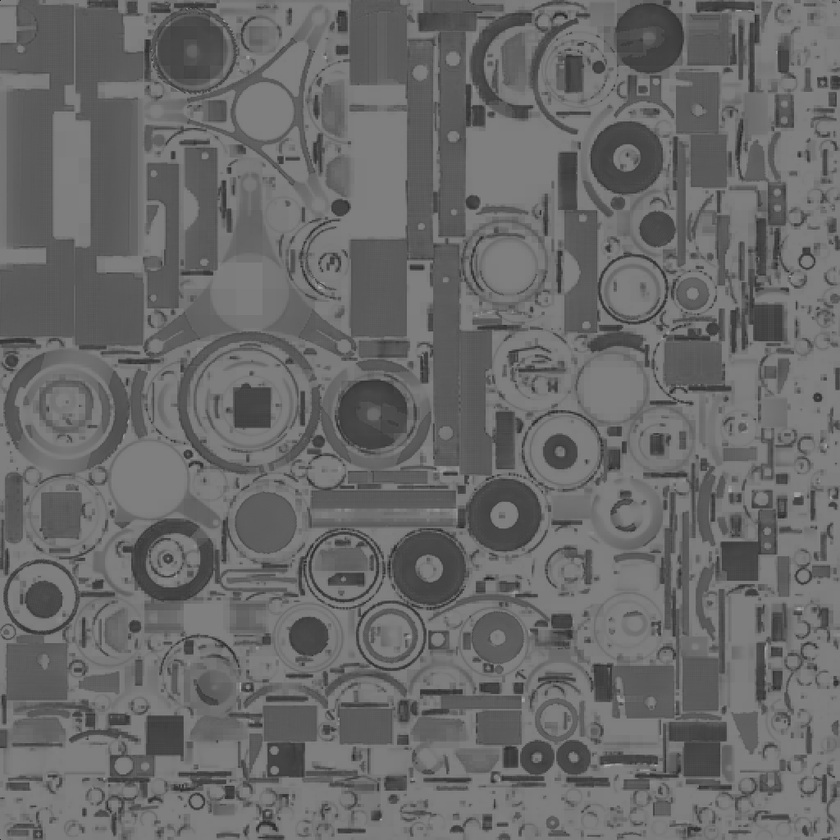
#> input picture telescope/roughness.png, 840 x 840 px, shrunk from 1024 x 1024 before the run
$ python merge_pbr.py
#> lines starting #> are read from the running program, lines starting #| are printed output that depends on the picture
import os
from PIL import Image

mesh_path = './telescope'

roughness_path = os.path.join(mesh_path, 'roughness.png')
metallic_path = os.path.join(mesh_path, 'metallic.png')

roughness = Image.open(roughness_path).convert('L')
#> roughness is the input picture: PIL image 840x840 L; min 27, max 182, mean 104.9
metallic = Image.open(metallic_path).convert('L')
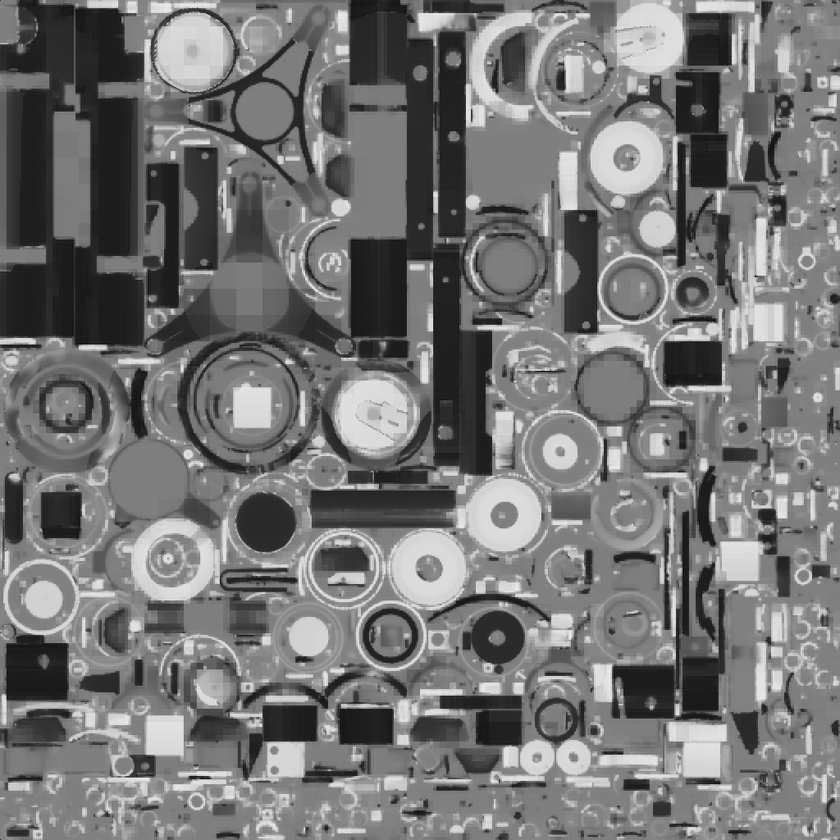
#> input picture telescope/metallic.png, 840 x 840 px, shrunk from 1024 x 1024 before the run
#> metallic is the input picture: PIL image 840x840 L; min 9, max 244, mean 116.6

width, height = roughness.size
#> width = 840; height = 840
new_image = Image.new('RGB', (width, height))
#> new_image: PIL image 840x840 RGB; every value is 0

for x in range(width):
    for y in range(height):
        g = roughness.getpixel((x, y))
        b = metallic.getpixel((x, y))
        new_image.putpixel((x, y), (255, g, b))
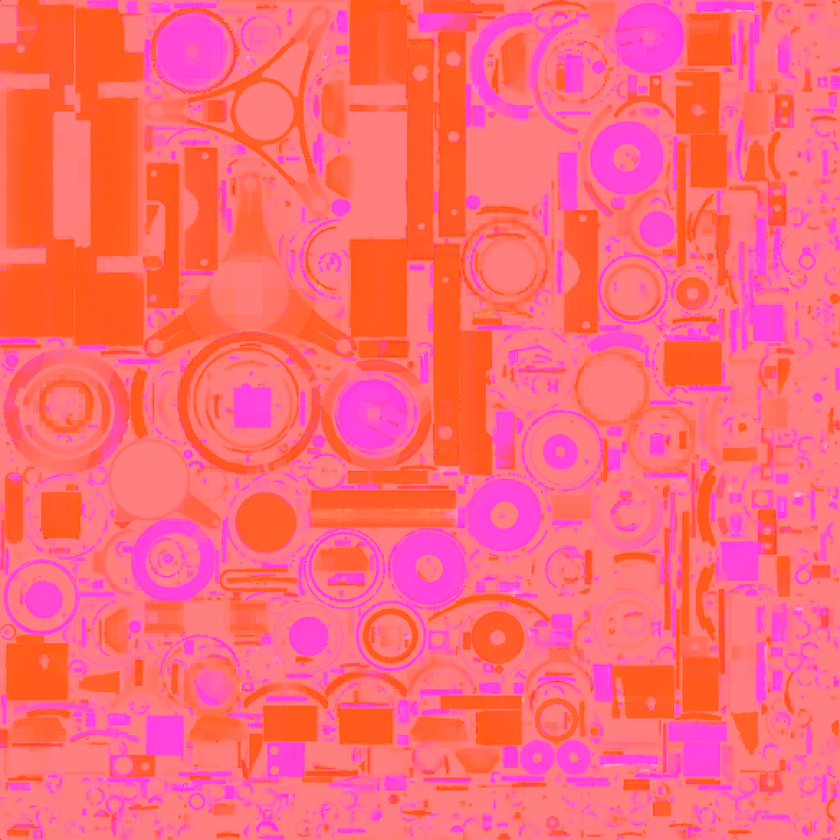
#> new_image: PIL image 840x840 RGB; mean R, G, B 255, 104.9, 116.6

save_path = os.path.join(mesh_path, "mesh_mr.png")
new_image.save(save_path)
